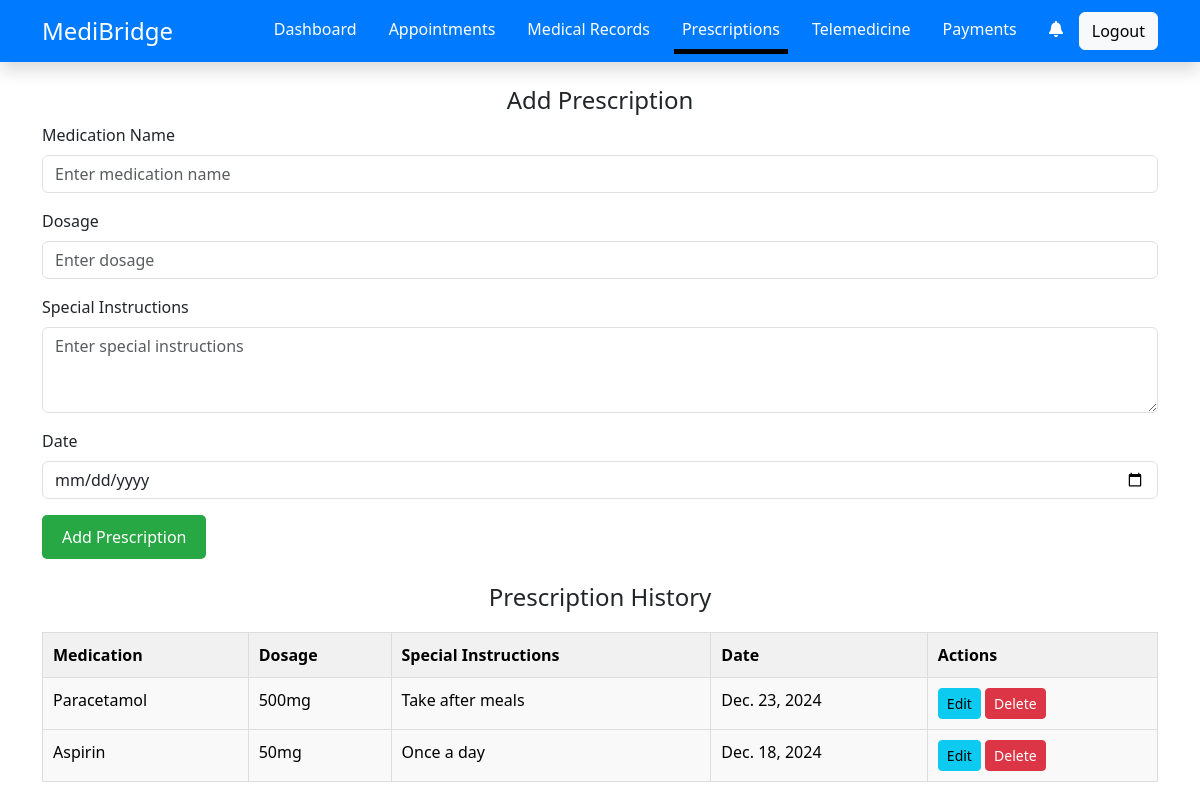
Screenshot of /patient/prescription (signed in) with the database file from the repository.
### patient_app/models.py (models this page shows)
class Prescription(models.Model):
    patient=models.ForeignKey(User,on_delete=models.CASCADE,related_name='prescription')
    medication_name=models.CharField(max_length=100)
    dosage=models.CharField(max_length=100)
    instruction=models.TextField()
    date=models.DateField()

### patient_app/views.py (the view, shortened to what this page needs)
# urls.py: path('prescription',patient_pres,name='patient_pres'),
def patient_pres(request):
    press=Prescription.objects.filter(patient=request.user)
    return render(request,'patient_nav/prescription.html',{'pres':press})

### patient_app/templates/patient_nav/prescription.html (shortened to what this page needs)
{% extends 'pbase.html' %}
{% block content %}
<div class="container">
    <div id="prescriptionForm" class="prescription-card mt-4" >
        <h4 class="text-center">Add Prescription</h4>
        <form method="POST" action="{% url 'patient_pres' %}">
            <div class="mb-3">
                <label for="medicationName" class="form-label">Medication Name</label>
                <input type="text" class="form-control" name="medication" id="medicationName" placeholder="Enter medication name" required>
            </div>
            <div class="mb-3">
                <label for="dosage" class="form-label">Dosage</label>
                <input type="text" class="form-control" name="dosage" id="dosage" placeholder="Enter dosage" required>
            </div>
            <div class="mb-3">
                <label for="instruction" class="form-label">Special Instructions</label>
                <textarea class="form-control" id="instruction" name="instruction" rows="3" placeholder="Enter special instructions"></textarea>
            </div>
            <div class="mb-3">
                <label for="date" class="form-label">Date</label>
                <input type="date" class="form-control" name="date" id="date" placeholder="Enter date" required>
            </div>
            <button type="submit" class="btn btn-primary">Add Prescription</button>
        </form>
    </div>
    <div class="prescription-card mt-4">
        <h4 class="text-center ">Prescription History</h4>
        <table class="table table-bordered prescription-table">
            <thead>
                <tr>
                    <th>Medication</th>
                    <th>Dosage</th>
                    <th>Special Instructions</th>
                    <th>Date</th>
                    <th>Actions</th>
                </tr>
            </thead>
            <tbody>
                {% if pres %}
                    {% for i in pres %}
                    <tr>
                        <td>{{i.medication_name}}</td>
                        <td>{{i.dosage}}</td>
                        <td>{{i.instruction}}</td>
                        <td>{{i.date}}</td>
                        <td>
                            <a href="{% url 'edit_pres' i.id %}"><button class="btn btn-info btn-sm">Edit</button></a>
                            <a href="{% url 'delete_pres' i.id %}"><button class="btn btn-danger btn-sm">Delete</button></a>
                        </td>
                    </tr>
                    {% endfor %}
                {% endif %}
            </tbody>
        </table>
    </div>
</div>
{% endblock %}

### patient_app/static/css/medical.css (style rules this page uses)
.btn-primary { background-color: #28a745; border: none; padding: 10px 20px; border-radius: 5px; }
.table { border-collapse: collapse; width: 100%; margin-top: 20px; }
.table th, .table td { padding: 10px; border: 1px solid #ddd; text-align: left; }
.table th { background-color: #f1f1f1; }
.table td { background-color: #f9f9f9; }

### rows the page displays
Prescription: medication_name "Paracetamol", dosage "500mg", instruction "Take after meals", date "Dec. 23, 2024"
Prescription: medication_name "Aspirin", dosage "50mg", instruction "Once a day", date "Dec. 18, 2024"
